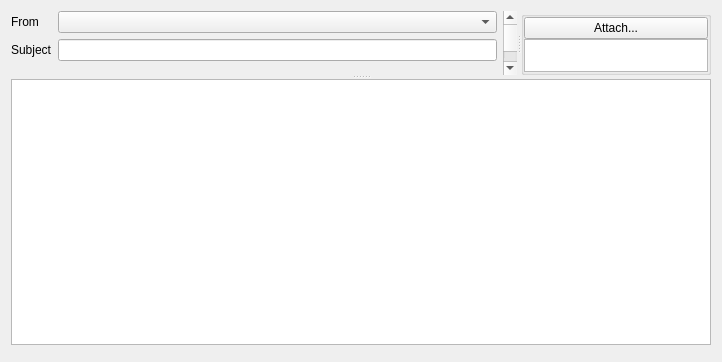
<?xml version="1.0" encoding="UTF-8"?>
<ui version="4.0">
 <class>ComposeWidget</class>
 <widget class="QWidget" name="ComposeWidget">
  <property name="geometry">
   <rect>
    <x>0</x>
    <y>0</y>
    <width>716</width>
    <height>362</height>
   </rect>
  </property>
  <layout class="QVBoxLayout" name="verticalLayout_2">
   <item>
    <widget class="QSplitter" name="verticalSplitter">
     <property name="orientation">
      <enum>Qt::Vertical</enum>
     </property>
     <property name="childrenCollapsible">
      <bool>false</bool>
     </property>
     <widget class="QSplitter" name="splitter">
      <property name="sizePolicy">
       <sizepolicy hsizetype="Expanding" vsizetype="Expanding">
        <horstretch>0</horstretch>
        <verstretch>1</verstretch>
       </sizepolicy>
      </property>
      <property name="orientation">
       <enum>Qt::Horizontal</enum>
      </property>
      <property name="childrenCollapsible">
       <bool>false</bool>
      </property>
      <widget class="QWidget" name="envelopeWidget">
       <property name="sizePolicy">
        <sizepolicy hsizetype="MinimumExpanding" vsizetype="Fixed">
         <horstretch>4</horstretch>
         <verstretch>0</verstretch>
        </sizepolicy>
       </property>
       <layout class="QHBoxLayout" name="horizontalLayout">
        <item>
         <layout class="QFormLayout" name="envelopeLayout">
          <property name="fieldGrowthPolicy">
           <enum>QFormLayout::ExpandingFieldsGrow</enum>
          </property>
          <item row="0" column="0">
           <widget class="QLabel" name="fromLabel">
            <property name="text">
             <string>From</string>
            </property>
            <property name="buddy">
             <cstring>sender</cstring>
            </property>
           </widget>
          </item>
          <item row="0" column="1">
           <widget class="QComboBox" name="sender">
            <property name="sizePolicy">
             <sizepolicy hsizetype="MinimumExpanding" vsizetype="Fixed">
              <horstretch>0</horstretch>
              <verstretch>0</verstretch>
             </sizepolicy>
            </property>
           </widget>
          </item>
          <item row="1" column="0">
           <widget class="QLabel" name="subjectLabel">
            <property name="text">
             <string>Subject</string>
            </property>
            <property name="buddy">
             <cstring>subject</cstring>
            </property>
           </widget>
          </item>
          <item row="1" column="1">
           <widget class="LineEdit" name="subject"/>
          </item>
         </layout>
        </item>
        <item>
         <widget class="QScrollBar" name="recipientSlider">
          <property name="orientation">
           <enum>Qt::Vertical</enum>
          </property>
         </widget>
        </item>
       </layout>
      </widget>
      <widget class="QGroupBox" name="groupBox">
       <property name="sizePolicy">
        <sizepolicy hsizetype="Preferred" vsizetype="Preferred">
         <horstretch>1</horstretch>
         <verstretch>0</verstretch>
        </sizepolicy>
       </property>
       <property name="title">
        <string/>
       </property>
       <property name="flat">
        <bool>false</bool>
       </property>
       <layout class="QVBoxLayout" name="verticalLayout" stretch="1,100">
        <property name="spacing">
         <number>0</number>
        </property>
        <property name="margin">
         <number>0</number>
        </property>
        <item>
         <widget class="QPushButton" name="attachButton">
          <property name="text">
           <string>Attach...</string>
          </property>
         </widget>
        </item>
        <item>
         <widget class="ComposerAttachmentsList" name="attachmentsView">
          <property name="sizePolicy">
           <sizepolicy hsizetype="Expanding" vsizetype="MinimumExpanding">
            <horstretch>0</horstretch>
            <verstretch>0</verstretch>
           </sizepolicy>
          </property>
          <property name="minimumSize">
           <size>
            <width>100</width>
            <height>33</height>
           </size>
          </property>
          <property name="horizontalScrollBarPolicy">
           <enum>Qt::ScrollBarAlwaysOff</enum>
          </property>
          <property name="editTriggers">
           <set>QAbstractItemView::NoEditTriggers</set>
          </property>
          <property name="dragEnabled">
           <bool>true</bool>
          </property>
          <property name="dragDropMode">
           <enum>QAbstractItemView::DragDrop</enum>
          </property>
          <property name="verticalScrollMode">
           <enum>QAbstractItemView::ScrollPerPixel</enum>
          </property>
          <property name="horizontalScrollMode">
           <enum>QAbstractItemView::ScrollPerPixel</enum>
          </property>
          <property name="flow">
           <enum>QListView::TopToBottom</enum>
          </property>
          <property name="isWrapping" stdset="0">
           <bool>false</bool>
          </property>
          <property name="resizeMode">
           <enum>QListView::Adjust</enum>
          </property>
          <property name="wordWrap">
           <bool>true</bool>
          </property>
         </widget>
        </item>
       </layout>
      </widget>
     </widget>
     <widget class="ComposerTextEdit" name="mailText">
      <property name="sizePolicy">
       <sizepolicy hsizetype="Expanding" vsizetype="Expanding">
        <horstretch>0</horstretch>
        <verstretch>100</verstretch>
       </sizepolicy>
      </property>
      <property name="minimumSize">
       <size>
        <width>700</width>
        <height>250</height>
       </size>
      </property>
     </widget>
    </widget>
   </item>
   <item>
    <widget class="QDialogButtonBox" name="buttonBox">
     <property name="standardButtons">
      <set>QDialogButtonBox::NoButton</set>
     </property>
    </widget>
   </item>
  </layout>
 </widget>
 <customwidgets>
  <customwidget>
   <class>ComposerTextEdit</class>
   <extends>QTextEdit</extends>
   <header>ComposerTextEdit.h</header>
  </customwidget>
  <customwidget>
   <class>ComposerAttachmentsList</class>
   <extends>QListView</extends>
   <header>ComposerAttachmentsList.h</header>
  </customwidget>
  <customwidget>
   <class>LineEdit</class>
   <extends>QLineEdit</extends>
   <header>LineEdit.h</header>
  </customwidget>
 </customwidgets>
 <tabstops>
  <tabstop>sender</tabstop>
  <tabstop>subject</tabstop>
  <tabstop>mailText</tabstop>
 </tabstops>
 <resources/>
 <connections/>
</ui>
